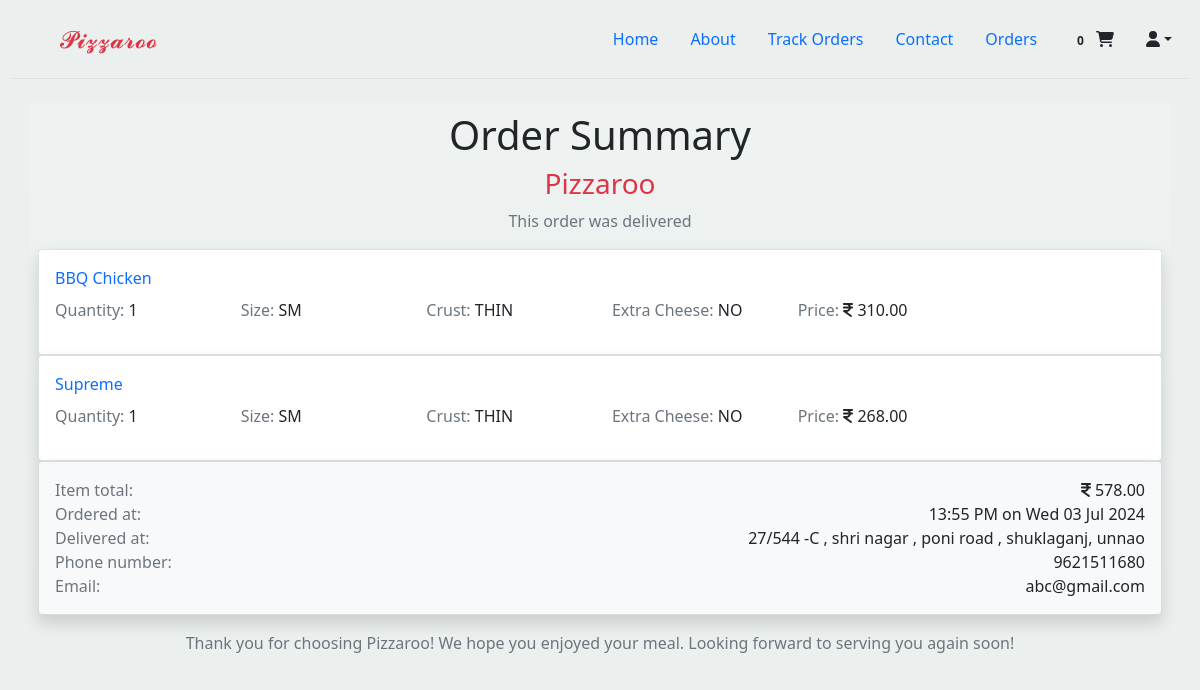
The app's page /order_details/53/ (signed in) with its own data.
### pizza/models.py (models this page shows, shortened)
class OrderPizza(models.Model):
    order = models.ForeignKey(Order, on_delete=models.CASCADE)
    pizza = models.ForeignKey(Pizza, on_delete=models.CASCADE)
    quantity = models.PositiveIntegerField(default=1)
    price = models.FloatField(default=0)  # Price of the pizza for this order

class Pizza(models.Model):
    name = models.CharField(max_length=200)
    base = models.ForeignKey(BasePrice, on_delete=models.CASCADE, default=1)
    extra_cheese = models.ForeignKey(CheesePrice, on_delete=models.CASCADE, default=1)
    size = models.ForeignKey(SizePrice, on_delete=models.CASCADE, default=1)
    toppings = models.ManyToManyField(Topping)
    images = models.ImageField(upload_to='images', help_text="Upload pizza image",
                               verbose_name="Pizza Image", default='images/default_pizza_pic.jpg',
                               blank=True ,validators=[FileExtensionValidator(allowed_extensions=['jpg', 'jpeg', 'png', 'gif'])
                                                       ])

class SizePrice(models.Model):
    size = models.CharField(max_length=10, choices=SIZE_CHOICES, unique=True)
    price = models.FloatField(default=100)

class BasePrice(models.Model):
    base_type = models.CharField(max_length=200, choices=BASE_CHOICES, unique=True)
    price = models.FloatField(default=50)

class CheesePrice(models.Model):
    cheese_option = models.CharField(max_length=10, choices=CHEESE_CHOICES, unique=True)
    price = models.FloatField(default=50)

class Order(models.Model):
    order_id = models.AutoField(primary_key=True)
    customer_name = models.ForeignKey(User, on_delete=models.DO_NOTHING)
    address = models.TextField()
    phone_number = models.CharField(max_length=15, default="1234567890")
    pizza =models.ManyToManyField(Pizza, through='OrderPizza')
    date = models.DateTimeField(default=timezone.now)
    amount = models.FloatField(default=0)
    status = models.CharField(max_length=300, choices=ORDER_STATUS_CHOICES, default="ORDER_RECEIVED")

### pizza/views.py (the view)
# urls.py: path('order_details/<int:order_id>/',views.displayOrderDetail,name="order_details"),
@login_required
def displayOrderDetail(request,order_id=None):
    if request.method=="GET":
        if order_id!=None:
            order_detail=Order.objects.get(pk=order_id,)
            order_pizzas = OrderPizza.objects.filter(order=order_detail)
        return render(request,'orderDetail.html',{'order_detail':order_detail,'order_pizzas': order_pizzas})

### templates/orderDetail.html (shortened to what this page needs)
{% extends 'base.html' %}
{% load static %}
{% block content %}
{% include 'partial/navbar.html' %}
<div class="container p-2 bg-tertiary bg-gradient" style="background-color:">
  <h1 class="text-center">Order Summary</h1>
  <h3 class="text-center text-danger">Pizzaroo</h3>
  <p class="text-muted text-center">This order was delivered</p>
  <div class="row d-flex flex-column">
    {% for order_pizza in order_pizzas %}
    <div class="col">
      <div class="card border-bottom bg-gray shadow rounded" style="background-color: ">
        <div class="card-body">
          <div class="card-title text-primary">{{ order_pizza.pizza.name }}</div>
          <div class="row">
            <p class="card-text col-lg-2 col-sm-4"><span class="text-muted">Quantity:</span> {{ order_pizza.quantity }}</p>
            <p class="card-text col-lg-2 col-sm-4"><span class="text-muted">Size:</span> {{ order_pizza.pizza.size.size }}</p>
            <p class="card-text col-lg-2 col-sm-4"><span class="text-muted">Crust:</span> {{ order_pizza.pizza.base.base_type }}</p>
            <p class="card-text col-lg-2 col-sm-4"><span class="text-muted">Extra Cheese:</span> {{ order_pizza.pizza.extra_cheese.cheese_option }}</p>
            <p class="card-text col-lg-2 col-sm-4"><span class="text-muted">Price:</span>
              <i class="fa-solid fa-indian-rupee-sign"></i> {{ order_pizza.price|floatformat:"2" }}
            </p>
          </div>
        </div>
      </div>
    </div>
    {% endfor %}
    <div class="col">
      <div class="card shadow bg-light rounded">
        <div class="card-body">
          <div class="col d-flex justify-content-between">
            <span class="text-muted">Item total:</span>
            <span><i class="fa-solid fa-indian-rupee-sign"></i> {{ order_detail.amount|floatformat:"2" }}</span>
          </div>
          <div class="col d-flex justify-content-between">
            <span class="text-muted">Ordered at:</span>
            <span>{{ order_detail.date|time:"H:i A" }} on {{ order_detail.date|date:"D d M Y" }}</span>
          </div>
          <div class="col d-flex justify-content-between">
            <span class="text-muted">Delivered at:</span>
            <span>{{ order_detail.address }}</span>
          </div>
          <div class="col d-flex justify-content-between">
            <span class="text-muted">Phone number:</span>
            <span>{{ order_detail.phone_number }}</span>
          </div>
          <div class="col d-flex justify-content-between">
            <span class="text-muted">Email:</span>
            <span>{{ order_detail.customer_name.email }}</span>
          </div>
        </div>
      </div>
      <div class="col d-flex justify-content-center mt-3">
        <span class="text-muted">Thank you for choosing Pizzaroo! We hope you enjoyed your meal. Looking forward to serving you again soon!</span>
      </div>
    </div>
  </div>
</div>
{% endblock content %}

### records on screen
OrderPizza: pizza.name "BBQ Chicken", quantity "1", pizza.size.size "SM", pizza.base.base_type "THIN", pizza.extra_cheese.cheese_option "NO", price "310.00"
OrderPizza: pizza.name "Supreme", quantity "1", pizza.size.size "SM", pizza.base.base_type "THIN", pizza.extra_cheese.cheese_option "NO", price "268.00"
Order: amount "578.00", date "13:55 PM", date "Wed 03 Jul 2024", address "27/544 -C , shri nagar , poni road , shuklaganj, unnao", phone_number "9621511680", customer_name.email "abc@gmail.com"
